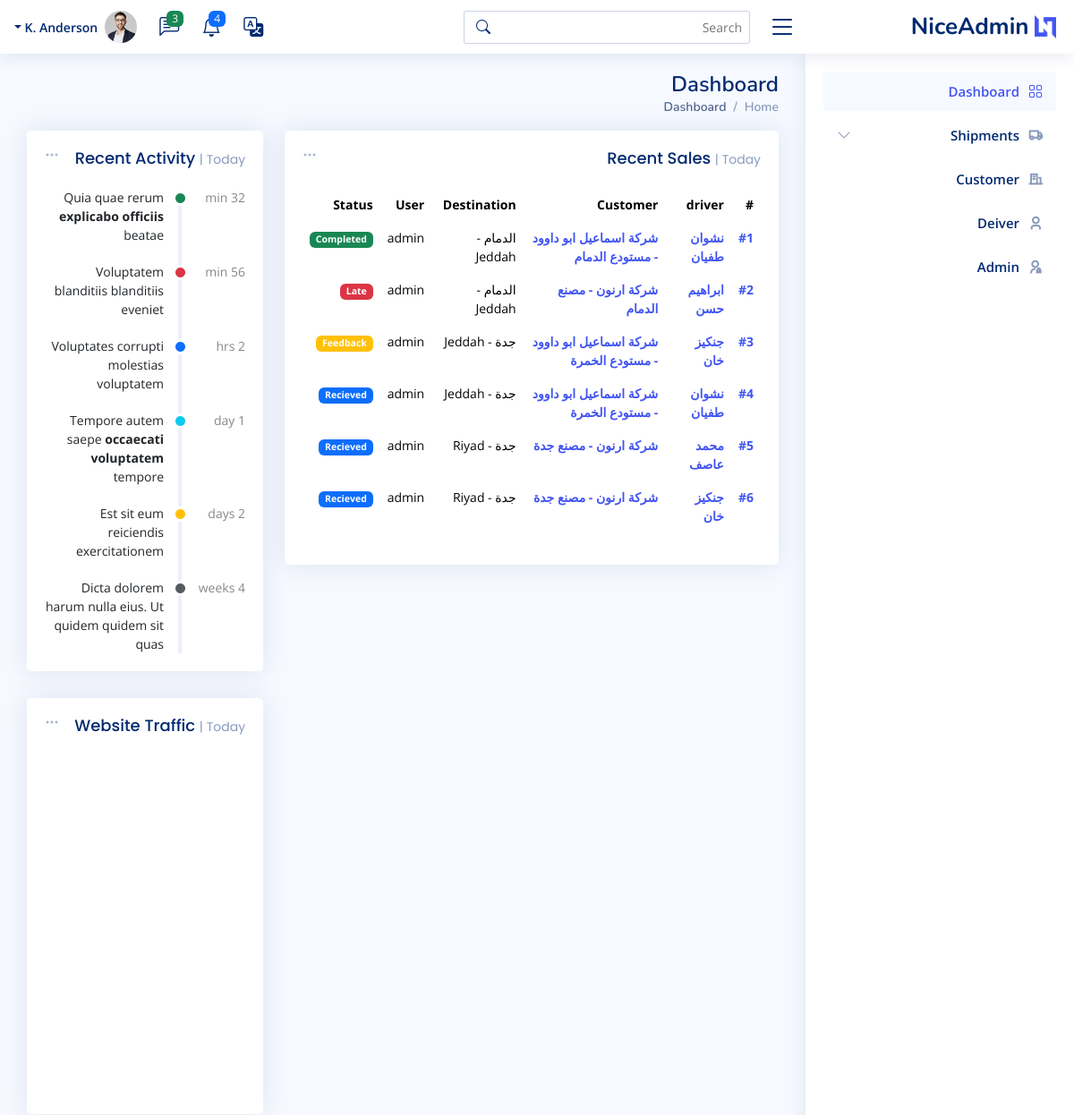
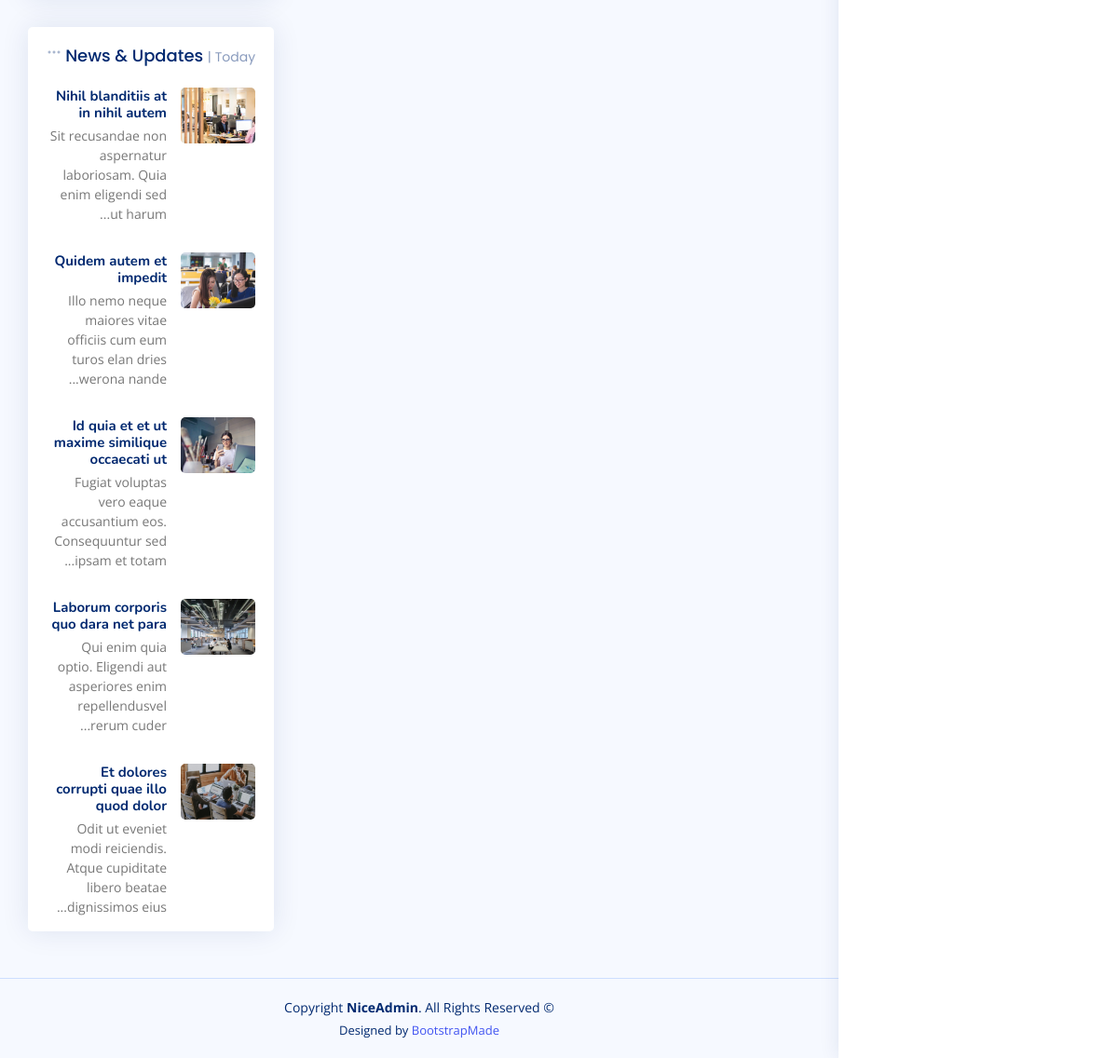
Page /shipment/ on the committed database (2 pictures, top to bottom).
### shipments/models.py (models this page shows, shortened)
class Shipments(models.Model):
    user = models.ForeignKey(User,  related_name='shipments_user', on_delete=models.SET_NULL, null=True)
    driver = models.ForeignKey(Driver,  related_name='shipments_driver', on_delete=models.SET_NULL, null=True)
    customer_branch = models.ForeignKey(Branch, related_name='shipments_company', on_delete=models.SET_NULL, null=True)
    fare = models.IntegerField()
    days_stayed = models.IntegerField(null=True, blank=True)
    stay_cost = models.IntegerField(null=True, blank=True)
    deducted = models.IntegerField(null=True, blank=True)
    status = models.CharField(max_length=20, choices=STATUS, default='Recieved')
    destination = models.CharField(max_length=20, choices=FLAG_TYPES)
    create_at = models.DateTimeField(default=timezone.now)
    expected_arrival_date = models.DateTimeField(null=True, blank=True)
    actual_delivery_date = models.DateTimeField(null=True, blank=True)

### drivers/models.py (models this page shows)
class Driver(models.Model):
    name = models.CharField(max_length=120)
    phone = models.CharField(max_length=120)
    id_number = models.CharField(max_length=10, null=True, blank=True)
    language = models.CharField( max_length=120, choices=LANGUAHE, null=True, blank=True)
    truck_type =models.CharField(max_length=120, choices=TRUCK_TYPE, null=True, blank=True)
    rate = models.IntegerField(null=True, blank=True)
    def __str__(self) -> str:
        return self.name

### customers/models.py (models this page shows)
class Branch(models.Model):
    customers = models.ForeignKey(Customers, related_name='branch_customers', on_delete=models.CASCADE)
    name = models.CharField(max_length=255)
    city = models.CharField(max_length=255)
    def __str__(self):
        return f'{self.customers} - {self.name}'

class Customers(models.Model):
    name = models.CharField(max_length=255)
    def __str__(self):
        return self.name

### shipments/views.py (the view)
# urls.py: path('', ShipmentList.as_view(), name='shipment_list'),
class ShipmentList(ListView):
    model = Shipments

### templates/shipments/shipments_list.html (shortened to what this page needs)
{% extends 'base.html' %}
{% load static %}
{% block body %}
<main id="main" class="main">
    <div class="pagetitle">
      <h1>Dashboard</h1>
      <nav>
        <ol class="breadcrumb">
          <li class="breadcrumb-item"><a href="index.html">Home</a></li>
          <li class="breadcrumb-item active">Dashboard</li>
        </ol>
      </nav>
    </div>
    <section class="section dashboard">
      <div class="row">
        <div class="col-lg-8">
          <div class="row">
            <div class="col-12">
              <div class="card recent-sales overflow-auto">
                <div class="filter">
                  <a class="icon" href="#" data-bs-toggle="dropdown"><i class="bi bi-three-dots"></i></a>
                </div>
                <div class="card-body">
                  <h5 class="card-title">Recent Sales <span>| Today</span></h5>
                  <table class="table table-borderless datatable">
                    <thead>
                      <tr>
                        <th scope="col">#</th>
                        <th scope="col">driver</th>
                        <th scope="col">Customer</th>
                        <th scope="col">Destination</th>
                        <th scope="col">User</th>
                        <th scope="col">Status</th>
                      </tr>
                    </thead>
                    <tbody>
                      {% for shipment in object_list %}
                      <tr>
                        <th scope="row"><a href="#">#{{shipment.id}}</a></th>
                        <th scope="row"><a href="#">{{shipment.driver}}</a></th>
                        <th scope="row"><a href="#">{{shipment.customer_branch}}</a></th>
                        <td>{{shipment.customer_branch.city}} - {{shipment.destination}}</td>
                        <td>{{shipment.user}}</td>
                        <td><span class="badge
                          {% if shipment.status == 'Recieved' %} bg-primary
                          {% elif shipment.status == 'Processed' %} bg-secondary
                          {% elif shipment.status == 'Shipped' %} bg-info
                          {% elif shipment.status == 'Delivered' %} bg-primary
                          {% elif shipment.status == 'Feedback' %} bg-warning
                          {% elif shipment.status == 'Completed' %} bg-success
                          {% elif shipment.status == 'Late' %} bg-danger
                          {% endif %}">{{shipment.status}}</span></td>
                      </tr>
                      {% endfor %}
                    </tbody>
                  </table>
                </div>
              </div>
            </div>
          </div>
        </div>
        <div class="col-lg-4">
          <div class="card">
            <div class="filter">
              <a class="icon" href="#" data-bs-toggle="dropdown"><i class="bi bi-three-dots"></i></a>
            </div>
            <div class="card-body">
              <h5 class="card-title">Recent Activity <span>| Today</span></h5>
              <div class="activity">
                <div class="activity-item d-flex">
                  <div class="activite-label">32 min</div>
                  <i class='bi bi-circle-fill activity-badge text-success align-self-start'></i>
                  <div class="activity-content">
                    Quia quae rerum <a href="#" class="fw-bold text-dark">explicabo officiis</a> beatae
                  </div>
                </div>
                <div class="activity-item d-flex">
                  <div class="activite-label">56 min</div>
                  <i class='bi bi-circle-fill activity-badge text-danger align-self-start'></i>
                  <div class="activity-content">
                    Voluptatem blanditiis blanditiis eveniet
                  </div>
                </div>
                <div class="activity-item d-flex">
                  <div class="activite-label">2 hrs</div>
                  <i class='bi bi-circle-fill activity-badge text-primary align-self-start'></i>
                  <div class="activity-content">
                    Voluptates corrupti molestias voluptatem
                  </div>
                </div>
                <div class="activity-item d-flex">
                  <div class="activite-label">1 day</div>
                  <i class='bi bi-circle-fill activity-badge text-info align-self-start'></i>
                  <div class="activity-content">
                    Tempore autem saepe <a href="#" class="fw-bold text-dark">occaecati voluptatem</a> tempore
                  </div>
                </div>
                <div class="activity-item d-flex">
                  <div class="activite-label">2 days</div>
                  <i class='bi bi-circle-fill activity-badge text-warning align-self-start'></i>
                  <div class="activity-content">
                    Est sit eum reiciendis exercitationem
                  </div>
                </div>
                <div class="activity-item d-flex">
                  <div class="activite-label">4 weeks</div>
                  <i class='bi bi-circle-fill activity-badge text-muted align-self-start'></i>
                  <div class="activity-content">
                    Dicta dolorem harum nulla eius. Ut quidem quidem sit quas
                  </div>
                </div>
              </div>
            </div>
          </div>
          <div class="card">
            <div class="filter">
              <a class="icon" href="#" data-bs-toggle="dropdown"><i class="bi bi-three-dots"></i></a>
            </div>
            <div class="card-body pb-0">
              <h5 class="card-title">Website Traffic <span>| Today</span></h5>
              <div id="trafficChart" style="min-height: 400px;" class="echart"></div>
            </div>
          </div>
          <div class="card">
            <div class="filter">
              <a class="icon" href="#" data-bs-toggle="dropdown"><i class="bi bi-three-dots"></i></a>
            </div>
            <div class="card-body pb-0">
              <h5 class="card-title">News &amp; Updates <span>| Today</span></h5>
              <div class="news">
                <div class="post-item clearfix">
                  <img src="assets/img/news-1.jpg" alt="">
                  <h4><a href="#">Nihil blanditiis at in nihil autem</a></h4>
                  <p>Sit recusandae non aspernatur laboriosam. Quia enim eligendi sed ut harum...</p>
                </div>
                <div class="post-item clearfix">
                  <img src="assets/img/news-2.jpg" alt="">
                  <h4><a href="#">Quidem autem et impedit</a></h4>
                  <p>Illo nemo neque maiores vitae officiis cum eum turos elan dries werona nande...</p>
                </div>
                <div class="post-item clearfix">
                  <img src="assets/img/news-3.jpg" alt="">
                  <h4><a href="#">Id quia et et ut maxime similique occaecati ut</a></h4>
                  <p>Fugiat voluptas vero eaque accusantium eos. Consequuntur sed ipsam et totam...</p>
                </div>
                <div class="post-item clearfix">
                  <img src="assets/img/news-4.jpg" alt="">
                  <h4><a href="#">Laborum corporis quo dara net para</a></h4>
                  <p>Qui enim quia optio. Eligendi aut asperiores enim repellendusvel rerum cuder...</p>
                </div>
                <div class="post-item clearfix">
                  <img src="assets/img/news-5.jpg" alt="">
                  <h4><a href="#">Et dolores corrupti quae illo quod dolor</a></h4>
                  <p>Odit ut eveniet modi reiciendis. Atque cupiditate libero beatae dignissimos eius...</p>
                </div>
              </div>
            </div>
          </div>
        </div>
      </div>
    </section>
  </main>
{% endblock %}

### static/ar/css/style.css (style rules this page uses)
:root { scroll-behavior: smooth; }
body { font-family: "Open Sans", sans-serif; background: #f6f9ff; color: #444444; }
a { color: #4154f1; text-decoration: none; }
h1, h2, h3, h4, h5, h6 { font-family: "Nunito", sans-serif; }
#main { margin-top: 60px; padding: 20px 30px; transition: all 0.3s; }
.pagetitle { margin-bottom: 10px; }
.pagetitle h1 { font-size: 24px; margin-bottom: 0; font-weight: 600; color: #012970; }
.card { margin-bottom: 30px; border: none; border-radius: 5px; box-shadow: 0px 0 30px rgba(1, 41, 112, 0.1); }
.card-title { padding: 20px 0 15px 0; font-size: 18px; font-weight: 500; color: #012970; font-family: "Poppins", sans-serif; }
.card-title span { color: #899bbd; font-size: 14px; font-weight: 400; }
.card-body { padding: 0 20px 20px 20px; }
.breadcrumb { font-size: 14px; font-family: "Nunito", sans-serif; color: #899bbd; font-weight: 600; }
.breadcrumb a { color: #899bbd; transition: 0.3s; }
.breadcrumb .breadcrumb-item::before { color: #899bbd; }
.breadcrumb .active { color: #51678f; font-weight: 600; }
@media (min-width: 1200px) { #main, #footer { margin-right: 300px; } }
.dashboard .filter { position: absolute; left: 0px; top: 15px; }
.dashboard .filter .icon { color: #aab7cf; padding-left: 20px; padding-bottom: 5px; transition: 0.3s; font-size: 16px; }
.dashboard .activity { font-size: 14px; }
.dashboard .activity .activity-item .activite-label { color: #888; position: relative; flex-shrink: 0; flex-grow: 0; min-width: 64px; }
.dashboard .activity .activity-item .activite-label::before { content: ""; position: absolute; left: -11px; width: 4px; top: 0; bottom: 0; background-color: #eceefe; }
.dashboard .activity .activity-item .activity-badge { margin-top: 3px; z-index: 1; font-size: 11px; line-height: 0; border-radius: 50%; flex-shrink: 0; border: 3px solid #fff; flex-grow: 0; }
.dashboard .activity .activity-item .activity-content { padding-right: 10px; padding-bottom: 20px; }
.dashboard .activity .activity-item:first-child .activite-label::before { top: 5px; }
.dashboard .activity .activity-item:last-child .activity-content { padding-bottom: 0; }
.dashboard .news .post-item+.post-item { margin-top: 15px; }
.dashboard .news img { width: 80px; float: right; border-radius: 5px; }
.dashboard .news h4 { font-size: 15px; margin-right: 95px; font-weight: bold; margin-bottom: 5px; }
.dashboard .news h4 a { color: #012970; transition: 0.3s; }
.dashboard .news p { font-size: 14px; color: #777777; margin-right: 95px; }
.dashboard .recent-sales { font-size: 14px; }
.dashboard .recent-sales .table thead { background: #f6f6fe; }
.dashboard .recent-sales .table thead th { border: 0; }

### rows in the picture
Shipments: id "1", driver "نشوان طفيان", customer_branch "شركة اسماعيل ابو داوود - مستودع الدمام", customer_branch.city "الدمام", destination "Jeddah", user "admin", status "Completed"
Shipments: id "2", driver "ابراهيم حسن", customer_branch "شركة ارنون - مصنع الدمام", customer_branch.city "الدمام", destination "Jeddah", user "admin", status "Late"
Shipments: id "3", driver "جنكيز خان", customer_branch "شركة اسماعيل ابو داوود - مستودع الخمرة", customer_branch.city "جدة", destination "Jeddah", user "admin", status "Feedback"
Shipments: id "4", driver "نشوان طفيان", customer_branch "شركة اسماعيل ابو داوود - مستودع الخمرة", customer_branch.city "جدة", destination "Jeddah", user "admin", status "Recieved"
Shipments: id "5", driver "محمد عاصف", customer_branch "شركة ارنون - مصنع جدة", customer_branch.city "جدة", destination "Riyad", user "admin", status "Recieved"
Shipments: id "6", driver "جنكيز خان", customer_branch "شركة ارنون - مصنع جدة", customer_branch.city "جدة", destination "Riyad", user "admin", status "Recieved"
